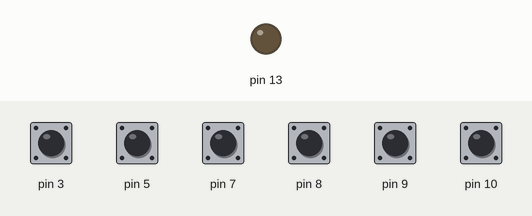
This sketch was run on a simulated Arduino Uno, built with avr-gcc and run on an emulated ATmega328P. Shown: output pins drawn as LEDs (lit = HIGH). The test bench sets the inputs (shaded band); at power-on: pin 3, pin 5, pin 7–10 HIGH. What the sketch prints to the serial monitor is not drawn.

Above: at 1.2 s.
1.3 s: pin 3 pulled LOW for 0.15 s
At 1.37 s:
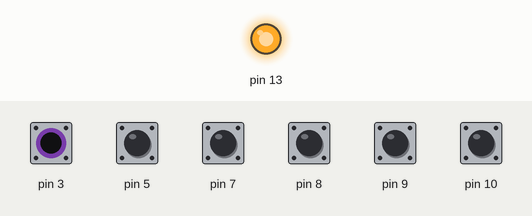
Timing chart, 0 to 4.3 s (numbered marks = the images above; inputs shaded):
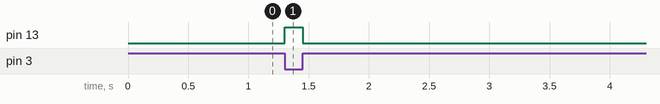

The sketch:

key_log.ino
```cpp
#include <time.h>

boolean key_R1_been_pressed;
boolean key_R2_been_pressed;
boolean key_R3_been_pressed;
boolean key_L1_been_pressed;
boolean key_L2_been_pressed;
boolean key_L3_been_pressed;
char letter[8][8]={
{'0', '1', '2', '3', '4', '5', '6', '7'},
{'1', '@', '#', '$', '%', '^', '*', ';'},
{'2', 'b', 'c', 'd', 'e', 'f', 'g', '7'},
{'3', 'b', 'c', 'd', 'e', 'f', 'g', '7'},
{'4', 'b', 'c', 'd', ' ', 'f', 'g', '7'},
{'5', 'b', 'c', 'd', 'e', 'f', 'g', '7'},
{'6', 'b', 'c', 'd', 'e', 'f', 'F', 'P'},
{'7', 'b', 'c', 'd', 'e', 'f', 'F', 'P'}};

unsigned long last_press, current;
unsigned long elapsed;
int threshold = 50;

void reset(){
  key_R1_been_pressed = false;
  key_R2_been_pressed = false;
  key_R3_been_pressed = false;
  key_L1_been_pressed = false;
  key_L2_been_pressed = false;
  key_L3_been_pressed = false;
}
void setup(){
  //start serial connection
  Serial.begin(9600);
  reset();


  //initiate last press
  pinMode(8, INPUT_PULLUP);
  pinMode(9, INPUT_PULLUP);
  pinMode(10, INPUT_PULLUP);
  pinMode(3, INPUT_PULLUP);
  pinMode(5, INPUT_PULLUP);
  pinMode(7, INPUT_PULLUP);
  pinMode(13, OUTPUT);
}

boolean check(int key, boolean *key_been_pressed){

 if (key == LOW) {
      *key_been_pressed = true;
      last_press = millis();
      return true;
    }
  else {
    return false;
  }

}


void loop(){
  current = millis();
  //read the pushbutton value into a variable
  int key_R1 = digitalRead(8);
  int key_R2 = digitalRead(9);
  int key_R3 = digitalRead(10);

  int key_L1 = digitalRead(3);
  int key_L2 = digitalRead(5);
  int key_L3 = digitalRead(7);

  boolean r1Pressed = check(key_R1, &key_R1_been_pressed);
  boolean r2Pressed = check(key_R2, &key_R2_been_pressed);
  boolean r3Pressed = check(key_R3, &key_R3_been_pressed);

  boolean l1Pressed = check(key_L1, &key_L1_been_pressed);
  boolean l2Pressed = check(key_L2, &key_L2_been_pressed);
  boolean l3Pressed = check(key_L3, &key_L3_been_pressed);


    //IF ANY KEY WAS PRESSED
   if (r1Pressed||r2Pressed ||   r3Pressed || l1Pressed ||
     l2Pressed|| l3Pressed ){
     digitalWrite(13, HIGH);
    }
  else {
    //NO KEY WAS PRESSED
    digitalWrite(13, LOW);
    if (current - last_press > threshold){
      //SUBMIT GESTURE IF THERE WAS ONE
      //CLEAR ALL BOOLEANS
      printKeys();
      reset();
    }
  }
}

void printKeys(){
  int rightIndex=0;
  int leftIndex = 0;
  char toPrint[20];
  strcpy(toPrint, "");
  if (key_R1_been_pressed || key_R2_been_pressed ||
  key_R3_been_pressed ){
    if (key_R1_been_pressed){
      //1XX
       if (key_R2_been_pressed){
         //11X
         if (key_R3_been_pressed){
           ///111  R7
           strcat(toPrint, "R7");
           rightIndex=7;
         }
         else {
           //110  R6
           strcat(toPrint, "R6");
           rightIndex=6;
         }
       }
       else {
         //10X
         if (key_R3_been_pressed){
           //101  R5
           strcat(toPrint, "R5");
           rightIndex=5;
         }
         else{
         //100  R4
         strcat(toPrint, "R4");
         rightIndex=4;
         }
       }
    }
      else{
        //0XX
        if (key_R2_been_pressed){
          //01X
          if (key_R3_been_pressed){
            //011  R3
            strcat(toPrint, "R3");
            rightIndex=3;
          }
          else {
            //010  R2
            strcat(toPrint, "R2");
            rightIndex=2;
          }
        }
        else{
        //00X
           if (key_R3_been_pressed){
            //001  R1
             strcat(toPrint, "R1");
             rightIndex=1;
          }

        }

      }
    strcat(toPrint, '\0');
    //Serial.println(toPrint);
  }

       if (key_L1_been_pressed || key_L2_been_pressed ||
  key_L3_been_pressed ){
    if (key_L1_been_pressed){
      //1XX
       if (key_L2_been_pressed){
         //11X
         if (key_L3_been_pressed){
           ///111  R7
           strcat(toPrint, "L7");
           leftIndex=7;
         }
         else {
           //110  R6
           strcat(toPrint, "L6");
           leftIndex=6;
         }
       }
       else {
         //10X
         if (key_L3_been_pressed){
           //101  R5
           strcat(toPrint, "L5");
           leftIndex=5;
         }
         else{
         //100  R4
         strcat(toPrint, "L4");
         leftIndex=4;
         }
       }
    }
      else{
        //0XX
        if (key_L2_been_pressed){
          //01X
          if (key_L3_been_pressed){
            //011  R3
            strcat(toPrint, "L3");
            leftIndex=3;
          }
          else {
            //010  R2
            strcat(toPrint, "L2");
            leftIndex=2;
          }
        }
        else{
        //00X
           if (key_L3_been_pressed){
            //001  R1
             strcat(toPrint, "L1");
             leftIndex=1;
          }

        }


      }
    strcat(toPrint, '\0');
    //Serial.println(toPrint);
  }

   if (! (rightIndex==0 && leftIndex == 0)){
    Serial.println(letter[rightIndex][leftIndex]);
   }


    //if (key_a_been_pressed) {strcat(toPrint, "a");}
    //if (key_b_been_pressed) {strcat(toPrint, "b");}
    //if (key_c_been_pressed) {strcat(toPrint, "c");}
    //if (key_d_been_pressed) {strcat(toPrint, "d");}


}
```

Measured:
- after the input at 1.3 s, pin 13: LOW → HIGH at once, → LOW 0.15 s later
